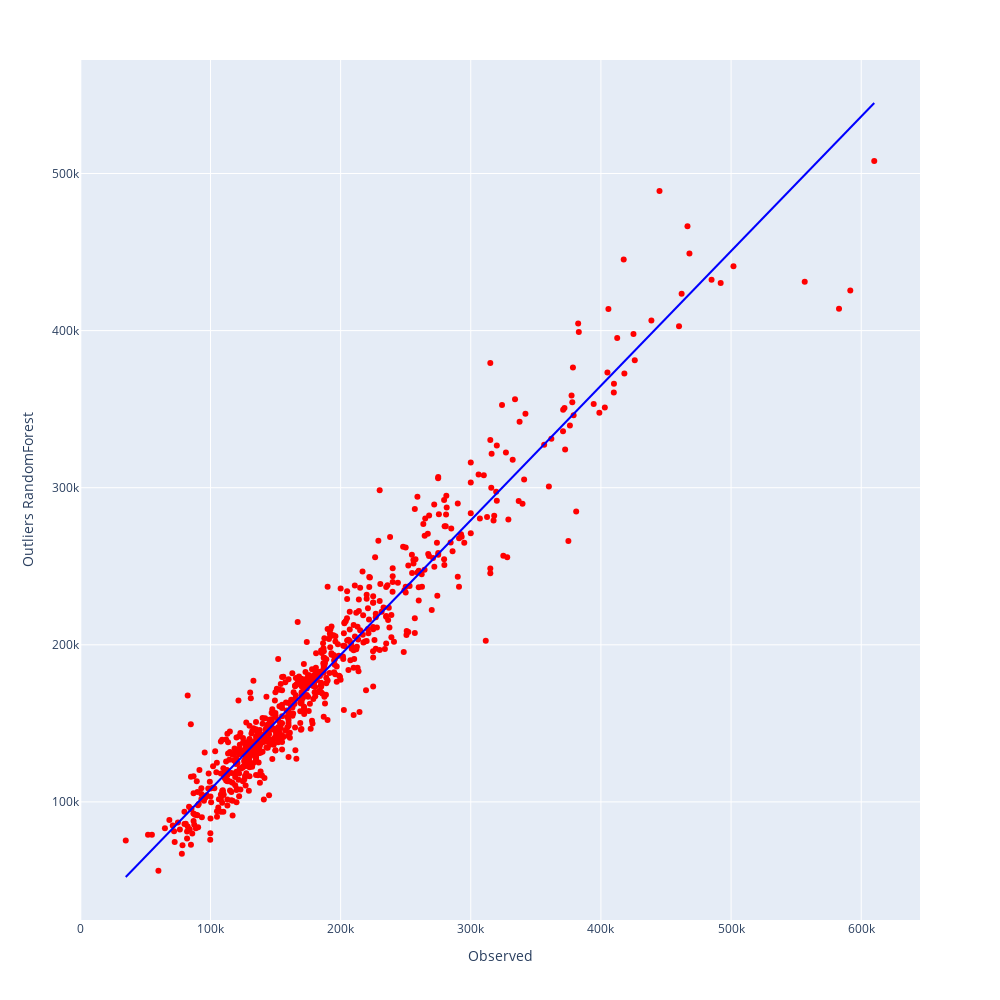

This figure's notebook cell:
### Markdown cell above
## Outliers Random Forest - Visualizziamo i valori predetti vs i valori reali osservati

### Code cell
fig =px.scatter(results, x="Observed", y="Outliers RandomForest", color_discrete_sequence=['red'],trendline="ols",trendline_color_override='blue',height=1000, width=1000)
fig.show()

### Figure 1 — Plotly figure (JSON) as saved in the notebook; plotly's stock layout.template omitted (floating-point values rounded to 4 significant figures; data arrays with more than 128 entries replaced by an {"elided": "..."} marker saying what was removed)
{"data": [{"hovertemplate": "Observed=%{x}<br>Outliers RandomForest=%{y}<extra></extra>", "legendgroup": "", "marker": {"color": "red", "symbol": "circle"}, "mode": "markers", "name": "", "orientation": "v", "showlegend": false, "type": "scatter", "x": {"elided": "733 int values"}, "xaxis": "x", "y": {"elided": "733 float values"}, "yaxis": "y"}, {"hovertemplate": "<b>OLS trendline</b><br>Outliers RandomForest = 0.856709 * Observed + 22284.3<br>R<sup>2</sup>=0.933366<br><br>Observed=%{x}<br>Outliers RandomForest=%{y} <b>(trend)</b><extra></extra>", "legendgroup": "", "line": {"color": "blue"}, "marker": {"color": "red", "symbol": "circle"}, "mode": "lines", "name": "", "showlegend": false, "type": "scatter", "x": {"elided": "733 int values"}, "xaxis": "x", "y": {"elided": "733 float values"}, "yaxis": "y"}], "layout": {"height": 1000, "legend": {"tracegroupgap": 0}, "margin": {"t": 60}, "width": 1000, "xaxis": {"anchor": "y", "domain": [0, 1], "title": {"text": "Observed"}}, "yaxis": {"anchor": "x", "domain": [0, 1], "title": {"text": "Outliers RandomForest"}}}}
